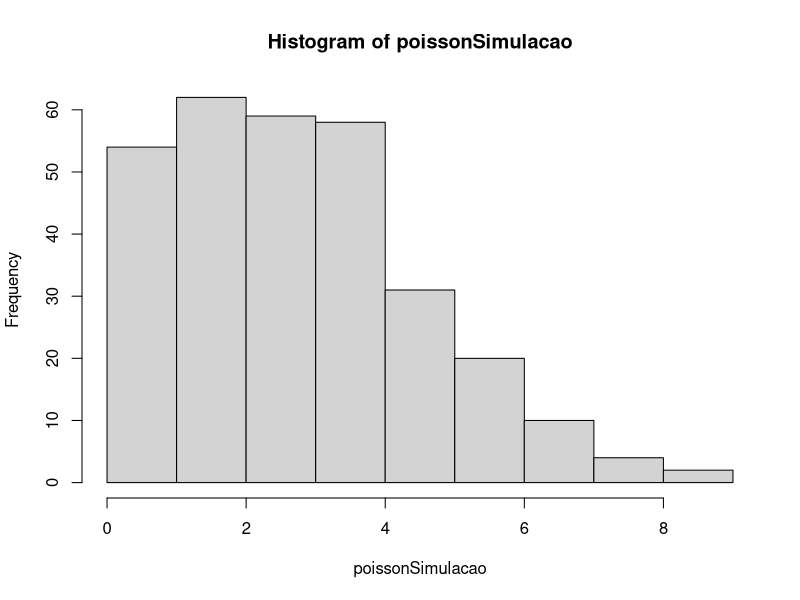
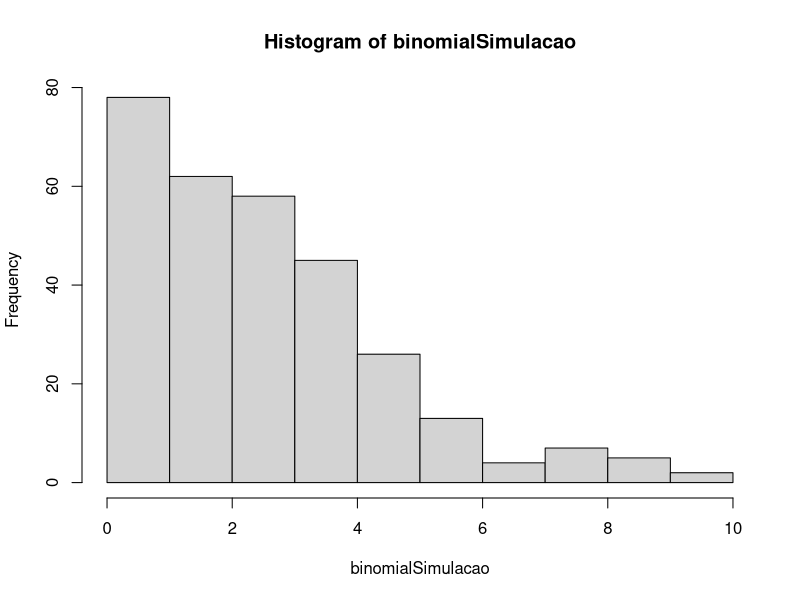

Here is the R script that generated these plots, in order: (Note: this script raises an error after producing the figures.)
# usar o R como calculadora

binomialSimulacao <-rnbinom(300, mu = 3, size = 10)

poissonSimulacao <-rpois(300,3)

hist(poissonSimulacao)
hist(binomialSimulacao)

binomialSimulacao + poissonSimulacao # soma as distribuições

poissonSimulacao + 100 # soma 100 a cada elemento

poissonSimulacao^2 # elevando ao quadrado

poissonSimulacao * binomialSimulacao # multiplica

round(distNormalSimulacao, 0) # arredonda o vetor para inteiros

ceiling(distNormalSimulacao) # arredonda para cima

floor(distNormalSimulacao) # arredonda para baixo

distNormalSimulacao %% poissonSimulacao # módulo dos vetores

# também podemos usar funções estatísticas no R

# média
mean(poissonSimulacao)
mean(binomialSimulacao)

# mediana
median(poissonSimulacao)
median(binomialSimulacao)

# desvio padrão
sd(poissonSimulacao)
sd(binomialSimulacao)

# variância
var(poissonSimulacao)
var(binomialSimulacao)

# uma aplicação prática -  vamos centralizar a nossa simulação poisson
poissonSimulacaoCentral <- poissonSimulacao - mean(poissonSimulacao)
hist(poissonSimulacao)
hist(poissonSimulacaoCentral)
